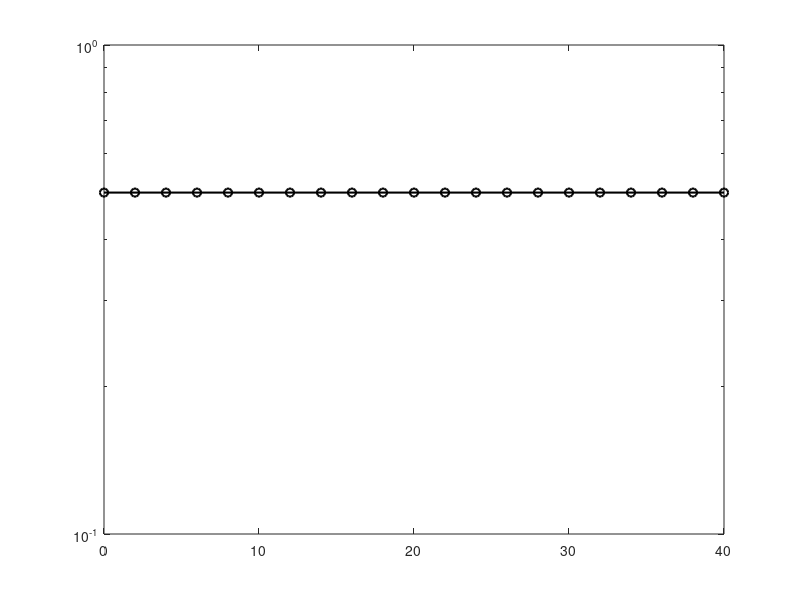

Here is the MATLAB script that generated this plot: (Note: this script raises an error after producing the figure.)
% Initialization
clc; clear all; 

% Define the value of the transmitted power in dBm
Pt_dBm = 0 : 2 : 40; 

% The corresponding value of the tranmitted power in linear scale
pt = 1e-3 * db2pow(Pt_dBm);

% Define the number of channel realization
N = 1e5;

% Define the distances between users and base station
d1 = 1000; d2 = 500;

% Define the pass loss exponent
eta = 4;

% Generate the Rayleigh fading coefficients for each user with the loss
% exponent
h1 = sqrt(d1^-eta)*(randn(1,N)+j*randn(1,N))/sqrt(2);
h2 = sqrt(d2^-eta)*(randn(1,N)+j*randn(1,N))/sqrt(2);

% Estimate the channel gain for each user
g1 = (abs(h1)).^2;
g2 = (abs(h2)).^2;

% Define the bandwidth
BW = 1e6;

% Estimate the noise power in watt
no = 1.38064852e-23 * 300 * BW;

% Generate the npoise samples for both users
w1 = sqrt(no)*(randn(1,N)+j*randn(1,N))/sqrt(2);
w2 = sqrt(no)*(randn(1,N)+j*randn(1,N))/sqrt(2);

% Generate a uniform distributed data vector of length N
data1 = randi([0 1], 1 , N);
data2 = randi([0 1], 1 , N);

% Mapped to NRZ (1's and -1's)
x1 = 2*data1-1;
x2 = 2*data2-1;

% Define the power allocation coefficient
a1 =0.75; a2 = 1-a1;

for u=1:length(pt)
% assisgned the power allocation to each user and built the NOMA signal
x = sqrt(pt(u))*(sqrt(a1)*x1 + sqrt(a2)*x2);% NOMA signal

% The the AWGN vector and the Rayleigh channel effect
y1 = h1.*x+w1;
y2 = h2.*x+w2;

% Equalization procedure at each user
x1_eq = y1./h1;
x2_eq = y2./h2;

% Direct decoding to recover x1 signal
x1_est = zeros(1, N);
x1_est(x1_eq>0) = 1; % if x1_eq is greater than 0, then set x1_est = 1

% Estimate the BER performance for the first user
BER1(u) = biterr(data1 , x1_est)/N;

% Dorect decoding of x1 at the second user
x12_est = zeros(1, N);
x12_est(x2_eq>0) = 1; % if x1_eq is greater than 0, then set x12_est = 1
x12_est = 2*x12_est - 1;


% x12_est = ones(1, N);
% x12_est(x1_eq<0) = -1; 

y2_est = x2_eq - sqrt(a1) * sqrt(pt(u)) * x12_est;
x2_est = zeros(1, N);
x2_est(y2_est>0) = 1; 

% Estimate the BER performance for the second user
BER2(u) = biterr(data2 , x2_est)/N;
end

figure
semilogy(Pt_dBm , BER1,'-ok','linewidth',1.5); hold on
semilogy(Pt_dBm , BER2,'-^b``','linewidth',1.5); hold on
xlabel('Transmit power [dBm]')
ylabel('BER')
legend('User 1 (far user)','User 2 (near user)')
grid












